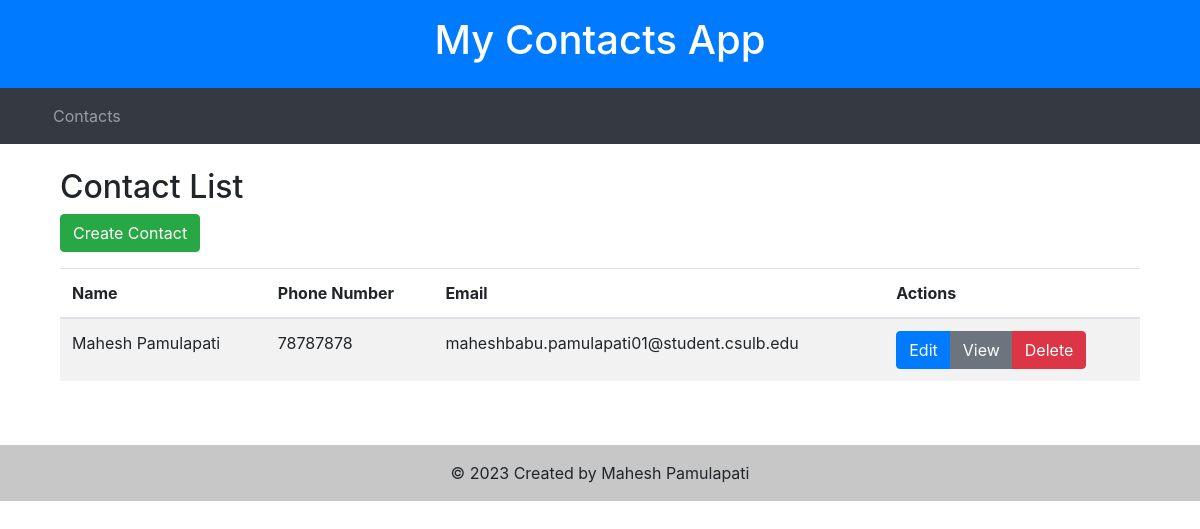
The page / on the database its author committed.
### MY_Contacts/models.py (models this page shows, shortened)
class Contact(models.Model):
    first_name = models.CharField(max_length=100)
    last_name = models.CharField(max_length=100)
    phone_number = models.CharField(max_length=15)
    email = models.EmailField()
    address = models.TextField(null=True, blank=True)

### MY_Contacts/views.py (the view)
# urls.py: path('', views.contact_list, name='contact_list'),
def contact_list(request):
    contacts = Contact.objects.all()
    context = {'contacts': contacts}
    return render(request, 'MY_Contacts/contact_list.html', context)

### MY_Contacts/Templates/MY_Contacts/contact_list.html (shortened to what this page needs)
{% extends 'MY_Contacts/base.html' %}
{% block content %}
<div class="container">
    <h2>Contact List</h2>
    <a href="{% url 'MY_Contacts:contact_create' %}" class="btn btn-success mb-3">Create Contact</a>
    <table class="table table-striped">
        <thead>
            <tr>
                <th scope="col">Name</th>
                <th scope="col">Phone Number</th>
                <th scope="col">Email</th>
                <th scope="col">Actions</th>
            </tr>
        </thead>
        <tbody>
            {% for contact in contacts %}
                <tr>
                    <td>{{ contact.first_name }} {{ contact.last_name }}</td>
                    <td>{{ contact.phone_number }}</td>
                    <td>{{ contact.email }}</td>
                    <td>
                        <div class="btn-group" role="group" aria-label="Actions">
                            <a href="{% url 'MY_Contacts:contact_update' contact.id %}" class="btn btn-primary">Edit</a>
                            <a href="{% url 'MY_Contacts:contact_detail' contact.id %}" class="btn btn-secondary">View</a>
                            <a href="{% url 'MY_Contacts:contact_confirm_delete' contact.id %}" class="btn btn-danger">Delete</a>
                        </div>
                    </td>
                </tr>
            {% empty %}
                <tr>
                    <td colspan="4">No contacts available.</td>
                </tr>
            {% endfor %}
        </tbody>
    </table>
</div>
{% endblock %}

### rows shown on the page
Contact: first_name "Mahesh", last_name "Pamulapati", phone_number "78787878", email "maheshbabu.pamulapati01@student.csulb.edu"
